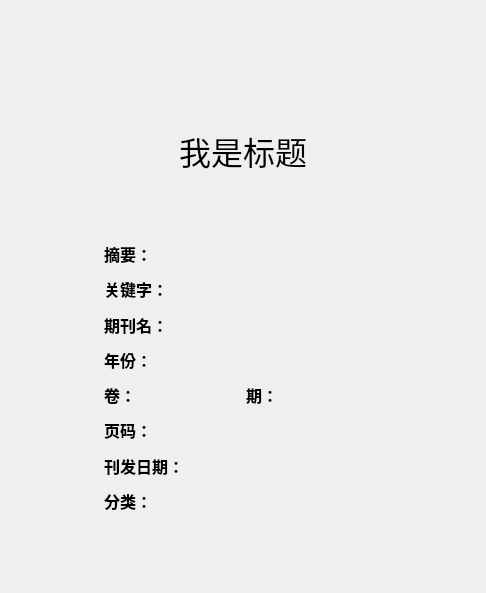
<?xml version="1.0" encoding="UTF-8"?>
<ui version="4.0">
 <class>PeriodicalInfoView</class>
 <widget class="QWidget" name="PeriodicalInfoView">
  <property name="geometry">
   <rect>
    <x>0</x>
    <y>0</y>
    <width>486</width>
    <height>593</height>
   </rect>
  </property>
  <property name="minimumSize">
   <size>
    <width>48</width>
    <height>48</height>
   </size>
  </property>
  <property name="windowTitle">
   <string>Form</string>
  </property>
  <property name="autoFillBackground">
   <bool>false</bool>
  </property>
  <layout class="QVBoxLayout" name="verticalLayout_4" stretch="1,4,1,12,2">
   <item>
    <spacer name="verticalSpacer_2">
     <property name="orientation">
      <enum>Qt::Vertical</enum>
     </property>
     <property name="sizeHint" stdset="0">
      <size>
       <width>18</width>
       <height>6</height>
      </size>
     </property>
    </spacer>
   </item>
   <item>
    <layout class="QHBoxLayout" name="horizontalLayout_14" stretch="8,1,2">
     <item>
      <spacer name="horizontalSpacer">
       <property name="orientation">
        <enum>Qt::Horizontal</enum>
       </property>
       <property name="sizeHint" stdset="0">
        <size>
         <width>40</width>
         <height>20</height>
        </size>
       </property>
      </spacer>
     </item>
     <item>
      <layout class="QHBoxLayout" name="horizontalLayout">
       <item>
        <widget class="QPushButton" name="btn_home">
         <property name="minimumSize">
          <size>
           <width>32</width>
           <height>32</height>
          </size>
         </property>
         <property name="cursor">
          <cursorShape>PointingHandCursor</cursorShape>
         </property>
         <property name="text">
          <string/>
         </property>
         <property name="icon">
          <iconset>
           <normalon>:/PIC/home.png</normalon>
          </iconset>
         </property>
         <property name="iconSize">
          <size>
           <width>32</width>
           <height>32</height>
          </size>
         </property>
         <property name="autoDefault">
          <bool>false</bool>
         </property>
         <property name="flat">
          <bool>true</bool>
         </property>
        </widget>
       </item>
       <item>
        <widget class="QPushButton" name="btn_goback">
         <property name="minimumSize">
          <size>
           <width>32</width>
           <height>32</height>
          </size>
         </property>
         <property name="cursor">
          <cursorShape>PointingHandCursor</cursorShape>
         </property>
         <property name="text">
          <string/>
         </property>
         <property name="icon">
          <iconset>
           <normalon>:/PIC/goback.png</normalon>
          </iconset>
         </property>
         <property name="iconSize">
          <size>
           <width>32</width>
           <height>32</height>
          </size>
         </property>
         <property name="flat">
          <bool>true</bool>
         </property>
        </widget>
       </item>
       <item>
        <widget class="QPushButton" name="btn_pdfRead">
         <property name="minimumSize">
          <size>
           <width>32</width>
           <height>32</height>
          </size>
         </property>
         <property name="cursor">
          <cursorShape>PointingHandCursor</cursorShape>
         </property>
         <property name="text">
          <string/>
         </property>
         <property name="icon">
          <iconset>
           <normalon>:/PIC/READPDF.png</normalon>
          </iconset>
         </property>
         <property name="iconSize">
          <size>
           <width>32</width>
           <height>32</height>
          </size>
         </property>
         <property name="autoDefault">
          <bool>false</bool>
         </property>
         <property name="flat">
          <bool>true</bool>
         </property>
        </widget>
       </item>
       <item>
        <widget class="QPushButton" name="btn_pdfDownload">
         <property name="minimumSize">
          <size>
           <width>32</width>
           <height>32</height>
          </size>
         </property>
         <property name="cursor">
          <cursorShape>PointingHandCursor</cursorShape>
         </property>
         <property name="text">
          <string/>
         </property>
         <property name="icon">
          <iconset>
           <normalon>:/PIC/PDF下载.png</normalon>
          </iconset>
         </property>
         <property name="iconSize">
          <size>
           <width>32</width>
           <height>32</height>
          </size>
         </property>
         <property name="autoDefault">
          <bool>false</bool>
         </property>
         <property name="flat">
          <bool>true</bool>
         </property>
        </widget>
       </item>
      </layout>
     </item>
     <item>
      <spacer name="horizontalSpacer_2">
       <property name="orientation">
        <enum>Qt::Horizontal</enum>
       </property>
       <property name="sizeHint" stdset="0">
        <size>
         <width>40</width>
         <height>20</height>
        </size>
       </property>
      </spacer>
     </item>
    </layout>
   </item>
   <item>
    <spacer name="verticalSpacer_3">
     <property name="orientation">
      <enum>Qt::Vertical</enum>
     </property>
     <property name="sizeHint" stdset="0">
      <size>
       <width>20</width>
       <height>28</height>
      </size>
     </property>
    </spacer>
   </item>
   <item>
    <layout class="QHBoxLayout" name="horizontalLayout_15" stretch="2,6,2">
     <item>
      <spacer name="horizontalSpacer_3">
       <property name="orientation">
        <enum>Qt::Horizontal</enum>
       </property>
       <property name="sizeHint" stdset="0">
        <size>
         <width>40</width>
         <height>20</height>
        </size>
       </property>
      </spacer>
     </item>
     <item>
      <layout class="QVBoxLayout" name="verticalLayout_3" stretch="2,1,8">
       <item>
        <widget class="QLabel" name="label_Title">
         <property name="font">
          <font>
           <family>Arial Black</family>
           <pointsize>24</pointsize>
          </font>
         </property>
         <property name="text">
          <string>我是标题</string>
         </property>
         <property name="alignment">
          <set>Qt::AlignCenter</set>
         </property>
        </widget>
       </item>
       <item>
        <layout class="QVBoxLayout" name="verticalLayout" stretch="2,2,3">
         <item>
          <widget class="QLabel" name="label_Author">
           <property name="font">
            <font>
             <pointsize>12</pointsize>
            </font>
           </property>
           <property name="styleSheet">
            <string notr="true">color: rgb(0, 170, 255);</string>
           </property>
           <property name="text">
            <string/>
           </property>
           <property name="alignment">
            <set>Qt::AlignCenter</set>
           </property>
          </widget>
         </item>
         <item>
          <widget class="QLabel" name="label_AuthorUnit">
           <property name="font">
            <font>
             <pointsize>12</pointsize>
            </font>
           </property>
           <property name="styleSheet">
            <string notr="true">color: rgb(0, 170, 255);</string>
           </property>
           <property name="text">
            <string/>
           </property>
           <property name="alignment">
            <set>Qt::AlignCenter</set>
           </property>
          </widget>
         </item>
         <item>
          <spacer name="verticalSpacer_4">
           <property name="orientation">
            <enum>Qt::Vertical</enum>
           </property>
           <property name="sizeHint" stdset="0">
            <size>
             <width>20</width>
             <height>40</height>
            </size>
           </property>
          </spacer>
         </item>
        </layout>
       </item>
       <item>
        <layout class="QVBoxLayout" name="verticalLayout_2">
         <item>
          <layout class="QHBoxLayout" name="horizontalLayout_2" stretch="1,10">
           <item>
            <widget class="QLabel" name="label">
             <property name="font">
              <font>
               <family>Arial Black</family>
               <pointsize>12</pointsize>
               <weight>75</weight>
               <bold>true</bold>
              </font>
             </property>
             <property name="text">
              <string>摘要：</string>
             </property>
            </widget>
           </item>
           <item>
            <widget class="QLabel" name="label_Summary">
             <property name="font">
              <font>
               <pointsize>12</pointsize>
              </font>
             </property>
             <property name="text">
              <string/>
             </property>
             <property name="wordWrap">
              <bool>true</bool>
             </property>
            </widget>
           </item>
          </layout>
         </item>
         <item>
          <layout class="QHBoxLayout" name="horizontalLayout_3" stretch="1,10">
           <item>
            <widget class="QLabel" name="label_2">
             <property name="font">
              <font>
               <family>Arial Black</family>
               <pointsize>12</pointsize>
               <weight>75</weight>
               <bold>true</bold>
              </font>
             </property>
             <property name="text">
              <string>关键字：</string>
             </property>
            </widget>
           </item>
           <item>
            <widget class="QLabel" name="label_Keyword">
             <property name="font">
              <font>
               <pointsize>12</pointsize>
              </font>
             </property>
             <property name="text">
              <string/>
             </property>
            </widget>
           </item>
          </layout>
         </item>
         <item>
          <layout class="QHBoxLayout" name="horizontalLayout_4" stretch="1,10">
           <item>
            <widget class="QLabel" name="label_3">
             <property name="font">
              <font>
               <family>Arial Black</family>
               <pointsize>12</pointsize>
               <weight>75</weight>
               <bold>true</bold>
              </font>
             </property>
             <property name="text">
              <string>期刊名：</string>
             </property>
            </widget>
           </item>
           <item>
            <widget class="QLabel" name="label_Name">
             <property name="font">
              <font>
               <pointsize>12</pointsize>
              </font>
             </property>
             <property name="text">
              <string/>
             </property>
            </widget>
           </item>
          </layout>
         </item>
         <item>
          <layout class="QHBoxLayout" name="horizontalLayout_5" stretch="1,10">
           <item>
            <widget class="QLabel" name="label_4">
             <property name="font">
              <font>
               <family>Arial Black</family>
               <pointsize>12</pointsize>
               <weight>75</weight>
               <bold>true</bold>
              </font>
             </property>
             <property name="text">
              <string>年份：</string>
             </property>
            </widget>
           </item>
           <item>
            <widget class="QLabel" name="label_Year">
             <property name="font">
              <font>
               <pointsize>12</pointsize>
              </font>
             </property>
             <property name="text">
              <string/>
             </property>
            </widget>
           </item>
          </layout>
         </item>
         <item>
          <layout class="QHBoxLayout" name="horizontalLayout_6" stretch="1,10,1,10">
           <item>
            <widget class="QLabel" name="label_">
             <property name="font">
              <font>
               <family>Arial Black</family>
               <pointsize>12</pointsize>
               <weight>75</weight>
               <bold>true</bold>
              </font>
             </property>
             <property name="text">
              <string>卷：</string>
             </property>
            </widget>
           </item>
           <item>
            <widget class="QLabel" name="label_Volume">
             <property name="font">
              <font>
               <pointsize>12</pointsize>
              </font>
             </property>
             <property name="text">
              <string/>
             </property>
            </widget>
           </item>
           <item>
            <widget class="QLabel" name="label_5">
             <property name="font">
              <font>
               <pointsize>12</pointsize>
               <weight>75</weight>
               <bold>true</bold>
              </font>
             </property>
             <property name="text">
              <string>期：</string>
             </property>
            </widget>
           </item>
           <item>
            <widget class="QLabel" name="label_Period">
             <property name="text">
              <string/>
             </property>
            </widget>
           </item>
          </layout>
         </item>
         <item>
          <layout class="QHBoxLayout" name="horizontalLayout_7" stretch="1,10">
           <item>
            <widget class="QLabel" name="label_6">
             <property name="font">
              <font>
               <family>Arial Black</family>
               <pointsize>12</pointsize>
               <weight>75</weight>
               <bold>true</bold>
              </font>
             </property>
             <property name="text">
              <string>页码：</string>
             </property>
            </widget>
           </item>
           <item>
            <widget class="QLabel" name="label_Pages">
             <property name="font">
              <font>
               <pointsize>12</pointsize>
              </font>
             </property>
             <property name="text">
              <string/>
             </property>
            </widget>
           </item>
          </layout>
         </item>
         <item>
          <layout class="QHBoxLayout" name="horizontalLayout_8" stretch="1,10">
           <item>
            <widget class="QLabel" name="label_11">
             <property name="font">
              <font>
               <family>Arial Black</family>
               <pointsize>12</pointsize>
               <weight>75</weight>
               <bold>true</bold>
              </font>
             </property>
             <property name="text">
              <string>刊发日期：</string>
             </property>
            </widget>
           </item>
           <item>
            <widget class="QLabel" name="label_PubDate">
             <property name="font">
              <font>
               <pointsize>12</pointsize>
              </font>
             </property>
             <property name="text">
              <string/>
             </property>
            </widget>
           </item>
          </layout>
         </item>
         <item>
          <layout class="QHBoxLayout" name="horizontalLayout_13" stretch="1,10">
           <item>
            <widget class="QLabel" name="label_12">
             <property name="font">
              <font>
               <family>Arial Black</family>
               <pointsize>12</pointsize>
               <weight>75</weight>
               <bold>true</bold>
              </font>
             </property>
             <property name="text">
              <string>分类：</string>
             </property>
            </widget>
           </item>
           <item>
            <widget class="QLabel" name="label_FL">
             <property name="font">
              <font>
               <pointsize>12</pointsize>
              </font>
             </property>
             <property name="text">
              <string/>
             </property>
            </widget>
           </item>
          </layout>
         </item>
        </layout>
       </item>
      </layout>
     </item>
     <item>
      <spacer name="horizontalSpacer_4">
       <property name="orientation">
        <enum>Qt::Horizontal</enum>
       </property>
       <property name="sizeHint" stdset="0">
        <size>
         <width>40</width>
         <height>20</height>
        </size>
       </property>
      </spacer>
     </item>
    </layout>
   </item>
   <item>
    <spacer name="verticalSpacer">
     <property name="orientation">
      <enum>Qt::Vertical</enum>
     </property>
     <property name="sizeHint" stdset="0">
      <size>
       <width>20</width>
       <height>28</height>
      </size>
     </property>
    </spacer>
   </item>
  </layout>
 </widget>
 <resources>
  <include location="../RES/img.qrc"/>
 </resources>
 <connections/>
</ui>
